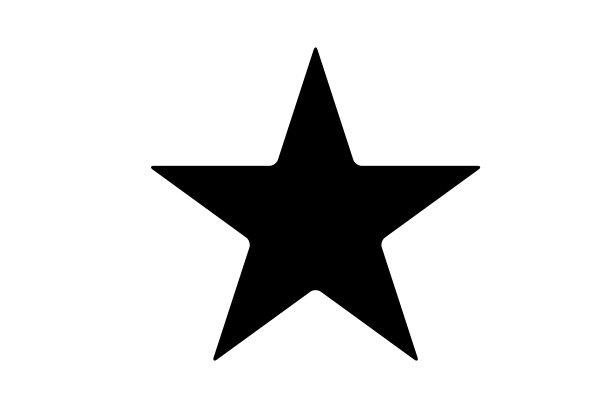
#> input picture data/1.jpg, 600 x 400 px; its folder holds only this picture in this run
$ jupyter execute --allow-errors crop_object.ipynb
#> lines starting #> are read from the running program, lines starting #| are printed output that depends on the picture
[cell 1]
import numpy as np
from skimage.io import imread,imsave
from skimage.color import rgb2gray
import matplotlib.pyplot as plt
from collections import Counter
from glob import glob

[cell 2]
def plot(image):
    plt.imshow(image, cmap = 'gray')
    plt.show()

[cell 3]
def get_posix(image):
    posix = {
        "min_x": [],
        "max_x": [],
        "min_y": [],
        "max_y": []
    }

    #Colunas
    for x in range(image.shape[0]):
        for y in range(image.shape[1]):
            if image[x][y] < 0.5:
                posix['min_x'].append(y)
                break

    for x in range((image.shape[0] - 1), -1, -1):
        for y in range((image.shape[1] - 1), -1, -1):
             if image[x][y] < 0.5:
                posix['max_x'].append(y)
                break

    #Linhas
    for y in range(image.shape[1]):
        for x in range(image.shape[0]):
            if image[x][y] < 0.5:
                posix['min_y'].append(x)
                break

    for y in range((image.shape[1] - 1), -1, -1):
        for x in range((image.shape[0] - 1), -1, -1):
             if image[x][y] < 0.5:
                posix['max_y'].append(x)
                break
    return posix

[cell 4]
#Encontra coluna de pisxel mais repetida

#detecta quadrados
def positions(arr):

    final_posix = {
        "min_x": 0, "max_x": 0, "min_y": 0, "max_y": 0,
    }

    for x in arr:
        data = Counter(arr[x]).items()
        final_posix[x] = max(
            {
                v: k for k, v in dict(data).items()
            }.items()
        )[1]

    return final_posix

#Encontra coluna de pisxel mais repetida


#Detecta outras formas
def other(arr):

    return {
        "min_x":  min(arr["min_x"]), "max_x":  max(arr["max_x"]),
        "min_y":  min(arr["min_y"]), "max_y":  max(arr["max_y"]),
    }

[cell 5]
def kut(six, image):
    return image[six['min_y']: six['max_y'], six['min_x']: six['max_x']]

[cell 6]
def main():

    imgs = glob("data/*.jpg")
    fig, ax = plt.subplots(2,len(imgs), figsize = (30, 15))
    for k, model in enumerate([other, positions]):
        for size, x in enumerate(imgs):
            image = rgb2gray(imread(x))
            posix = get_posix(image)
#> posix = 4 items
            posix = model(posix)
#> posix = {'min_x': 151, 'max_x': 479, 'min_y': 47, 'max_y': 360}
            cuted = kut(posix, image)
#> in kut, `return image[six['min_y']: six['max_y'], six['min_x']: six['max_x']]`:
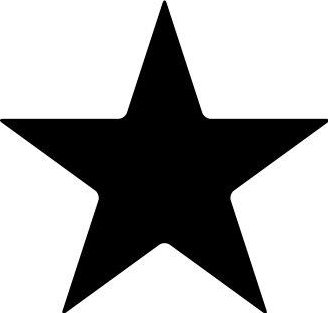
#> returned value: shape (313, 328) float64; min 0, max 1, mean 0.658
            ax[k ,size].imshow(cuted, cmap = 'gray')


$ run again, on data/5.jpg
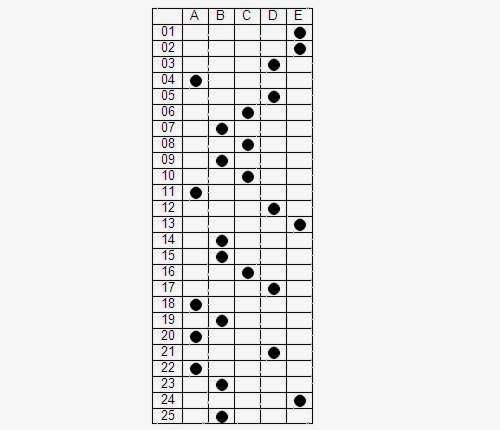
#> input picture data/5.jpg, 500 x 430 px
#> in main, `posix = get_posix(image)`: posix = 4 items
#> in main, `posix = model(posix)`: posix = {'min_x': 152, 'max_x': 312, 'min_y': 8, 'max_y': 423}
#> in kut, `return image[six['min_y']: six['max_y'], six['min_x']: six['max_x']]`:
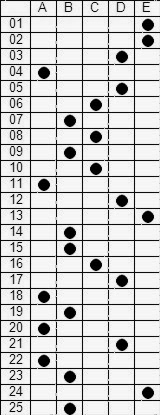
#> returned value: shape (415, 160) float64; min 0, max 0.992, mean 0.809

$ run again, on data/6.jpg
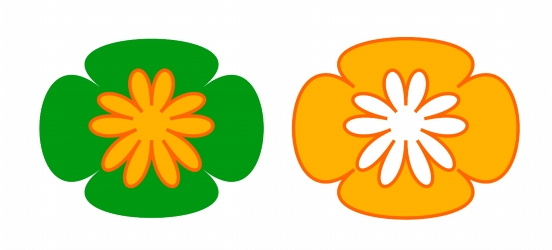
#> input picture data/6.jpg, 552 x 250 px
#> in main, `image = rgb2gray(imread(x))`:
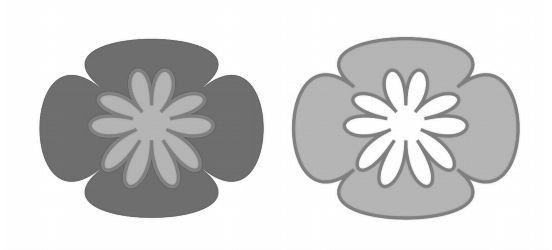
#> image: shape (250, 552) float64; min 0.378, max 1, mean 0.823
#> in main, `posix = get_posix(image)`: posix = 4 items
#> in main, `posix = model(posix)`: posix = {'min_x': 40, 'max_x': 518, 'min_y': 38, 'max_y': 218}
#> in kut, `return image[six['min_y']: six['max_y'], six['min_x']: six['max_x']]`:
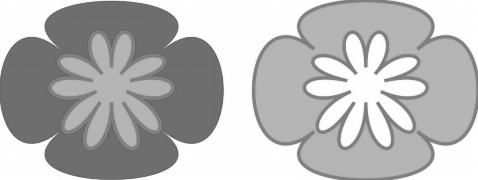
#> returned value: shape (180, 478) float64; min 0.378, max 1, mean 0.719

$ run again, on data/7.jpg
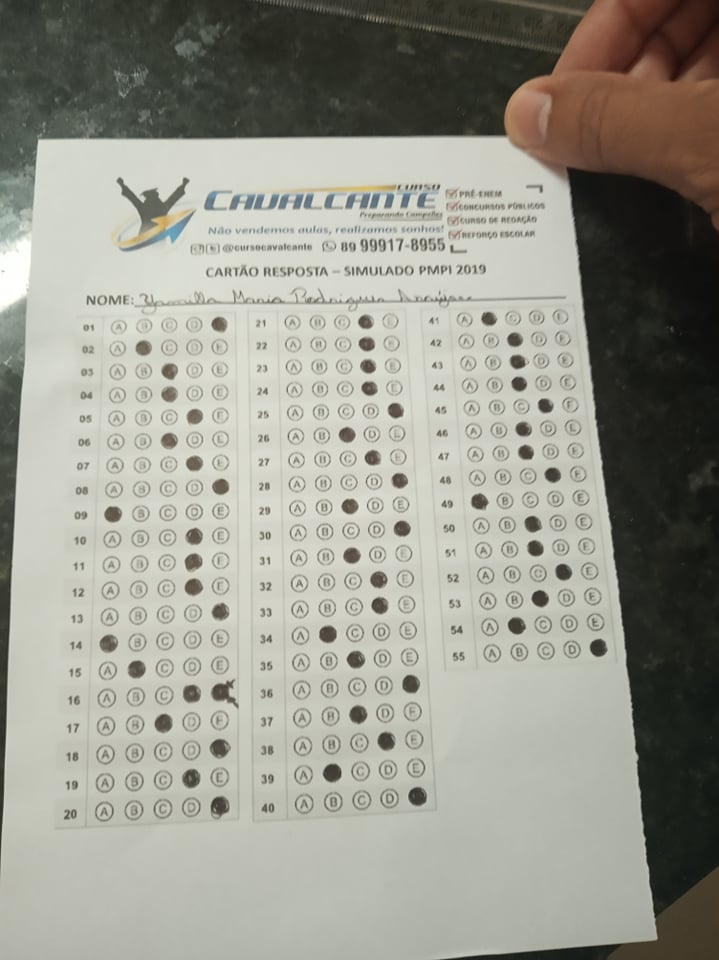
#> input picture data/7.jpg, 719 x 960 px
#> in main, `image = rgb2gray(imread(x))`:
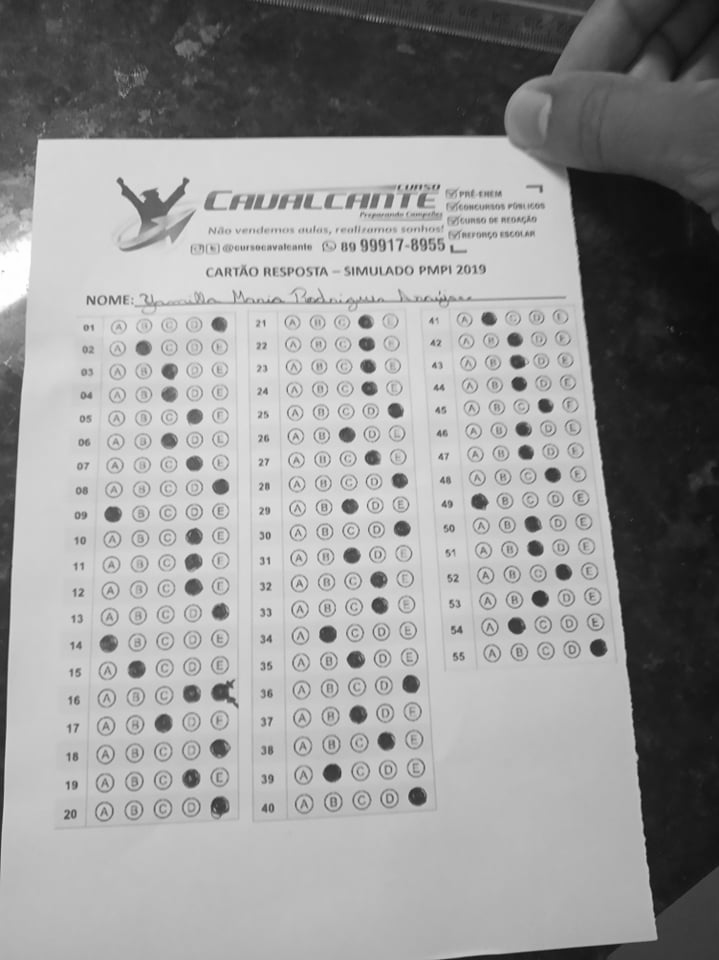
#> image: shape (960, 719) float64; min 0.0462, max 1, mean 0.593
#> in main, `posix = get_posix(image)`: posix = 4 items
#> in main, `posix = model(posix)`: posix = {'min_x': 0, 'max_x': 718, 'min_y': 0, 'max_y': 959}

$ run again, on data/2.jpg
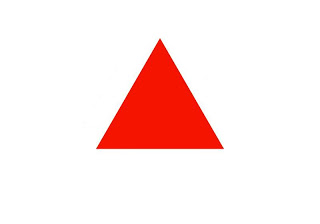
#> input picture data/2.jpg, 320 x 224 px
#> in main, `image = rgb2gray(imread(x))`:
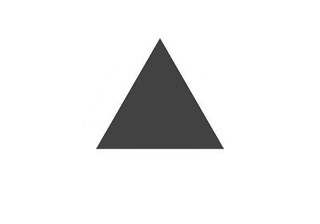
#> image: shape (224, 320) float64; min 0.167, max 1, mean 0.926
#> in main, `posix = get_posix(image)`: posix = 4 items
#> in main, `posix = model(posix)`: posix = {'min_x': 96, 'max_x': 223, 'min_y': 39, 'max_y': 148}
#> in kut, `return image[six['min_y']: six['max_y'], six['min_x']: six['max_x']]`:
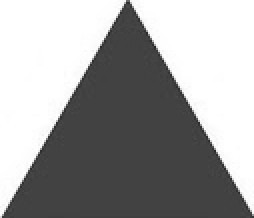
#> returned value: shape (109, 127) float64 (shown 2 times larger); min 0.167, max 1, mean 0.625
